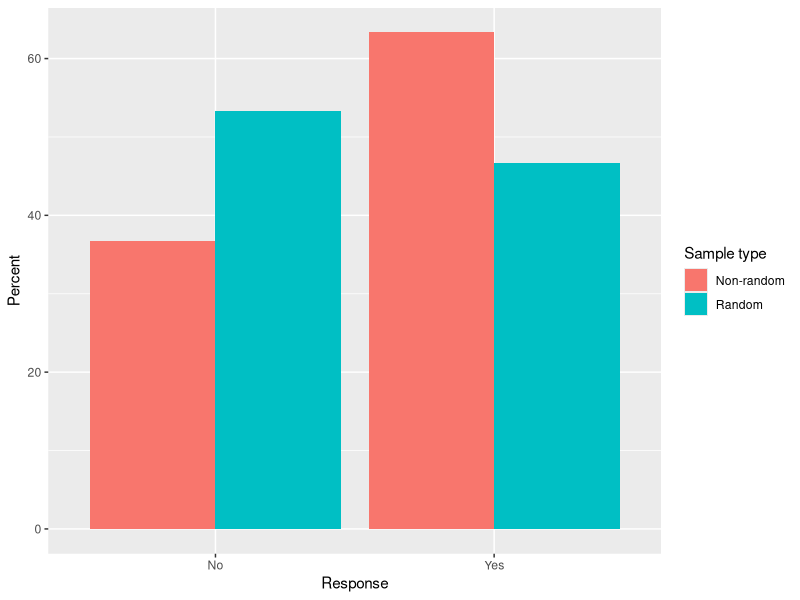

Write R code to recreate this figure.
## ---- chunk 1
total_nonrandom <- 60 # total students in non-random sample/class size
count_yes_nonrandom <- 38 # yes I know the person next to me
count_no_nonrandom  <- 22 # no I do not know the person next to me
## ---- chunk 2
class_size <- total_nonrandom
## ---- chunk 3
prop_yes_nonrandom <- (count_yes_nonrandom / total_nonrandom) * 100
prop_no_nonrandom  <- (count_no_nonrandom  / total_nonrandom) * 100
## ---- chunk 4
cat("Non-random sample % Yes:", round(prop_yes_nonrandom, 1), "%\n")
cat("Non-random sample % No :", round(prop_no_nonrandom, 1),  "%\n\n")
## ---- chunk 5
set.seed(123)  # For reproducibility
student_ids <- seq_len(class_size)
rand_num <- runif(class_size)
class_df <- data.frame(id = student_ids, rand_num = rand_num)
## ---- chunk 6
random_sample_size <- 30 # choose a sample size for the random sample
## ---- chunk 7
set.seed(202)
sampled_ids <- sample(class_df$id, size = random_sample_size, replace = FALSE)

sampled_ids # students with these numbers were randomly selected to be asked the question again.
## ---- chunk 8
count_yes_random <- 14
count_no_random  <- 16
## ---- chunk 9
prop_yes_random <- (count_yes_random / random_sample_size) * 100
prop_no_random  <- (count_no_random  / random_sample_size) * 100
## ---- chunk 10
cat("Random sample % Yes:", round(prop_yes_random, 1), "%\n")
cat("Random sample % No :", round(prop_no_random, 1),  "%\n\n")
## ---- chunk 11
bias_yes <- prop_yes_nonrandom - prop_yes_random
bias_no  <- prop_no_nonrandom  - prop_no_random
## ---- chunk 12
cat("Estimated bias in % Yes (non-random - random):", round(bias_yes, 1), "%\n")
cat("Estimated bias in % No  (non-random - random):", round(bias_no, 1),  "%\n\n")
## ---- chunk 13
percent_df <- data.frame(
  sample_type = rep(c("Non-random", "Random"), each = 2),
  response    = rep(c("Yes", "No"), times = 2),
  percent     = c(prop_yes_nonrandom, prop_no_nonrandom, prop_yes_random, prop_no_random)
)

library(ggplot2)

ggplot(percent_df, aes(x = response, y = percent, fill = sample_type)) +
  geom_col(position = "dodge") +
  labs(x = "Response", y = "Percent", fill = "Sample type")
## ---- chunk 14
#| code-fold: true
# Randomly assign treatments to pots
set.seed(123)
treatments <- rep(c("A", "B", "C"), each = 4)
pots <- data.frame(
  pot_id = 1:12,
  treatment = sample(treatments)
)
pots
## ---- chunk 15
#| code-fold: true
# Simulate plant height data
set.seed(456)
plant_heights <- data.frame(
  pot_id = rep(1:12, each = 5),
  plant_id = 1:60,
  height = rnorm(60, mean = rep(c(10, 15, 20), each = 20), sd = 2)
)
plant_heights <- merge(plant_heights, pots, by = "pot_id")
plant_heights
## ---- chunk 16
# answer here
## ---- chunk 17
# ANOVA analysis
anova_result <- aov(height ~ treatment, data = plant_heights)
summary(anova_result)
## ---- chunk 18
#| code-fold: true
# Create blocks and randomly assign treatments within blocks
set.seed(123)
blocks <- rep(c("North", "South", "East", "West"), each = 3)
treatments <- rep(c("A", "B", "C"), times = 4)
pots <- data.frame(
  pot_id = 1:12,
  block = blocks,
  treatment = sample(treatments)
)
pots
## ---- chunk 19
#| code-fold: true
# Simulate plant height data
set.seed(456)
plant_heights <- data.frame(
  pot_id = rep(1:12, each = 5),
  plant_id = 1:60,
  height = rnorm(60, mean = rep(c(10, 15, 20), each = 20) + rep(c(2, -2, 1, -1), each = 15), sd = 2)
)
plant_heights <- merge(plant_heights, pots, by = "pot_id")
plant_heights
## ---- chunk 20
# ANOVA analysis with blocking
anova_result <- aov(height ~ block + treatment, data = plant_heights)
summary(anova_result)
## ---- chunk 21
anova_table <- summary(anova_result)[[1]]
ss_total <- sum(anova_table$`Sum Sq`)
ss_treatment <- anova_table$`Sum Sq`[2]
ss_block <- anova_table$`Sum Sq`[1]
percent_treatment <- (ss_treatment / ss_total) * 100
percent_block <- (ss_block / ss_total) * 100
cat("Percentage of variation explained by treatments:", round(percent_treatment, 1), "%\n")
cat("Percentage of variation explained by blocks:", round(percent_block, 1), "%\n")
